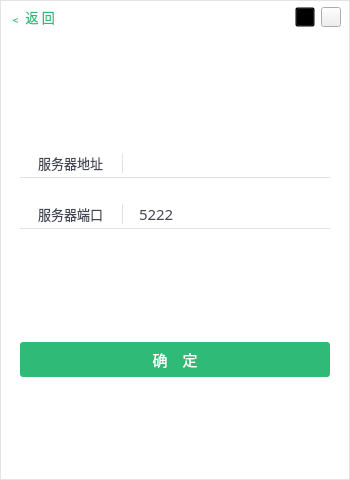
<?xml version="1.0" encoding="UTF-8"?>
<ui version="4.0">
 <class>STServerConfigClass</class>
 <widget class="QWidget" name="STServerConfigClass">
  <property name="geometry">
   <rect>
    <x>0</x>
    <y>0</y>
    <width>350</width>
    <height>480</height>
   </rect>
  </property>
  <property name="minimumSize">
   <size>
    <width>350</width>
    <height>480</height>
   </size>
  </property>
  <property name="maximumSize">
   <size>
    <width>350</width>
    <height>480</height>
   </size>
  </property>
  <property name="windowTitle">
   <string>STServerConfig</string>
  </property>
  <layout class="QVBoxLayout" name="verticalLayout">
   <property name="spacing">
    <number>0</number>
   </property>
   <property name="leftMargin">
    <number>0</number>
   </property>
   <property name="topMargin">
    <number>0</number>
   </property>
   <property name="rightMargin">
    <number>0</number>
   </property>
   <property name="bottomMargin">
    <number>0</number>
   </property>
   <item>
    <widget class="QWidget" name="widTop" native="true">
     <property name="minimumSize">
      <size>
       <width>0</width>
       <height>35</height>
      </size>
     </property>
     <property name="maximumSize">
      <size>
       <width>16777215</width>
       <height>35</height>
      </size>
     </property>
     <property name="styleSheet">
      <string notr="true">
QWidget#widTop {background-color: #ffffff;border-top: 1px solid #e3e3e3;
border-left: 1px solid #e3e3e3;
border-right: 1px solid #e3e3e3;}</string>
     </property>
     <layout class="QHBoxLayout" name="horizontalLayout_10">
      <property name="spacing">
       <number>0</number>
      </property>
      <property name="leftMargin">
       <number>9</number>
      </property>
      <property name="topMargin">
       <number>0</number>
      </property>
      <property name="rightMargin">
       <number>0</number>
      </property>
      <property name="bottomMargin">
       <number>0</number>
      </property>
      <item>
       <widget class="QPushButton" name="pb2Login">
        <property name="font">
         <font>
          <family>微软雅黑</family>
          <pointsize>10</pointsize>
          <weight>50</weight>
          <italic>false</italic>
          <bold>false</bold>
         </font>
        </property>
        <property name="styleSheet">
         <string notr="true">

QPushButton {
	color: #30ba78;
	font:10pt &quot;微软雅黑&quot;;
    background-repeat:no-repeat;
    border:none;
}
QPushButton:hover:!pressed {
	color: #6dcea0;
}</string>
        </property>
        <property name="text">
         <string>﹤ 返 回</string>
        </property>
        <property name="flat">
         <bool>true</bool>
        </property>
       </widget>
      </item>
      <item>
       <spacer name="horizontalSpacer_5">
        <property name="orientation">
         <enum>Qt::Horizontal</enum>
        </property>
        <property name="sizeHint" stdset="0">
         <size>
          <width>448</width>
          <height>20</height>
         </size>
        </property>
       </spacer>
      </item>
      <item>
       <widget class="QWidget" name="widget_17" native="true">
        <layout class="QHBoxLayout" name="horizontalLayout_9">
         <property name="topMargin">
          <number>0</number>
         </property>
         <property name="bottomMargin">
          <number>0</number>
         </property>
         <item>
          <widget class="QPushButton" name="pbMinimum">
           <property name="minimumSize">
            <size>
             <width>20</width>
             <height>20</height>
            </size>
           </property>
           <property name="maximumSize">
            <size>
             <width>20</width>
             <height>20</height>
            </size>
           </property>
           <property name="styleSheet">
            <string notr="true">QPushButton{
	background: transparent;
	border-image: url(:/SoftTerminal/images/minimum.png);}

QPushButton:hover:!pressed {
	background-color: rgb(218, 218, 218);
}</string>
           </property>
           <property name="text">
            <string/>
           </property>
          </widget>
         </item>
         <item>
          <widget class="QPushButton" name="pbClose">
           <property name="minimumSize">
            <size>
             <width>20</width>
             <height>20</height>
            </size>
           </property>
           <property name="maximumSize">
            <size>
             <width>20</width>
             <height>20</height>
            </size>
           </property>
           <property name="styleSheet">
            <string notr="true">
QPushButton{border-image: url(:/SoftTerminal/images/close.png);}

QPushButton:hover:!pressed {
	
	background-color: #ff6741;
}</string>
           </property>
           <property name="text">
            <string/>
           </property>
          </widget>
         </item>
        </layout>
       </widget>
      </item>
     </layout>
    </widget>
   </item>
   <item>
    <widget class="QWidget" name="widBottom" native="true">
     <property name="styleSheet">
      <string notr="true">QWidget#widBottom {background-color: #ffffff;border-bottom: 1px solid #e3e3e3;
border-left: 1px solid #e3e3e3;
border-right: 1px solid #e3e3e3;}</string>
     </property>
     <layout class="QVBoxLayout" name="verticalLayout_2">
      <property name="leftMargin">
       <number>0</number>
      </property>
      <property name="topMargin">
       <number>0</number>
      </property>
      <property name="rightMargin">
       <number>0</number>
      </property>
      <property name="bottomMargin">
       <number>0</number>
      </property>
      <item>
       <spacer name="verticalSpacer">
        <property name="orientation">
         <enum>Qt::Vertical</enum>
        </property>
        <property name="sizeHint" stdset="0">
         <size>
          <width>20</width>
          <height>40</height>
         </size>
        </property>
       </spacer>
      </item>
      <item>
       <widget class="QWidget" name="widget" native="true">
        <layout class="QHBoxLayout" name="horizontalLayout">
         <property name="spacing">
          <number>0</number>
         </property>
         <property name="leftMargin">
          <number>20</number>
         </property>
         <property name="topMargin">
          <number>10</number>
         </property>
         <property name="rightMargin">
          <number>20</number>
         </property>
         <property name="bottomMargin">
          <number>5</number>
         </property>
         <item>
          <widget class="QWidget" name="widget_8" native="true">
           <property name="minimumSize">
            <size>
             <width>0</width>
             <height>30</height>
            </size>
           </property>
           <property name="maximumSize">
            <size>
             <width>16777215</width>
             <height>30</height>
            </size>
           </property>
           <property name="styleSheet">
            <string notr="true">QWidget#widget_8{border: 0px;border-bottom: 1px solid #e3e3e3;}
</string>
           </property>
           <layout class="QHBoxLayout" name="horizontalLayout_7">
            <property name="leftMargin">
             <number>5</number>
            </property>
            <property name="topMargin">
             <number>5</number>
            </property>
            <property name="rightMargin">
             <number>5</number>
            </property>
            <property name="bottomMargin">
             <number>5</number>
            </property>
            <item>
             <widget class="QLabel" name="label">
              <property name="font">
               <font>
                <family>微软雅黑</family>
                <pointsize>10</pointsize>
               </font>
              </property>
              <property name="styleSheet">
               <string notr="true">color: rgb(67, 69, 85);</string>
              </property>
              <property name="text">
               <string>　服务器地址　</string>
              </property>
             </widget>
            </item>
            <item>
             <widget class="QWidget" name="widget_9" native="true">
              <property name="minimumSize">
               <size>
                <width>10</width>
                <height>0</height>
               </size>
              </property>
              <property name="maximumSize">
               <size>
                <width>10</width>
                <height>16777215</height>
               </size>
              </property>
              <property name="font">
               <font>
                <family>Adobe Arabic</family>
               </font>
              </property>
              <property name="styleSheet">
               <string notr="true">border: 0px;border-left: 1px solid #e3e3e3;
</string>
              </property>
             </widget>
            </item>
           </layout>
          </widget>
         </item>
         <item>
          <widget class="QLineEdit" name="leServerIP">
           <property name="minimumSize">
            <size>
             <width>0</width>
             <height>30</height>
            </size>
           </property>
           <property name="maximumSize">
            <size>
             <width>16777215</width>
             <height>30</height>
            </size>
           </property>
           <property name="font">
            <font>
             <family>微软雅黑</family>
             <pointsize>11</pointsize>
            </font>
           </property>
           <property name="styleSheet">
            <string notr="true">color: rgb(67, 69, 85);border: 0px;border-bottom: 1px solid #e3e3e3;
</string>
           </property>
           <property name="maxLength">
            <number>20</number>
           </property>
          </widget>
         </item>
        </layout>
       </widget>
      </item>
      <item>
       <widget class="QWidget" name="widget_2" native="true">
        <layout class="QHBoxLayout" name="horizontalLayout_2">
         <property name="spacing">
          <number>0</number>
         </property>
         <property name="leftMargin">
          <number>20</number>
         </property>
         <property name="topMargin">
          <number>10</number>
         </property>
         <property name="rightMargin">
          <number>20</number>
         </property>
         <property name="bottomMargin">
          <number>5</number>
         </property>
         <item>
          <widget class="QWidget" name="widget_10" native="true">
           <property name="minimumSize">
            <size>
             <width>0</width>
             <height>30</height>
            </size>
           </property>
           <property name="maximumSize">
            <size>
             <width>16777215</width>
             <height>30</height>
            </size>
           </property>
           <property name="styleSheet">
            <string notr="true">QWidget#widget_10{border: 0px;border-bottom: 1px solid #e3e3e3;}
</string>
           </property>
           <layout class="QHBoxLayout" name="horizontalLayout_8">
            <property name="leftMargin">
             <number>5</number>
            </property>
            <property name="topMargin">
             <number>5</number>
            </property>
            <property name="rightMargin">
             <number>5</number>
            </property>
            <property name="bottomMargin">
             <number>5</number>
            </property>
            <item>
             <widget class="QLabel" name="label_2">
              <property name="font">
               <font>
                <family>微软雅黑</family>
                <pointsize>10</pointsize>
               </font>
              </property>
              <property name="styleSheet">
               <string notr="true">color: rgb(67, 69, 85);</string>
              </property>
              <property name="text">
               <string>　服务器端口　</string>
              </property>
             </widget>
            </item>
            <item>
             <widget class="QWidget" name="widget_11" native="true">
              <property name="minimumSize">
               <size>
                <width>10</width>
                <height>0</height>
               </size>
              </property>
              <property name="maximumSize">
               <size>
                <width>10</width>
                <height>16777215</height>
               </size>
              </property>
              <property name="font">
               <font>
                <family>Adobe Arabic</family>
               </font>
              </property>
              <property name="styleSheet">
               <string notr="true">border: 0px;border-left: 1px solid #e3e3e3;
</string>
              </property>
             </widget>
            </item>
           </layout>
          </widget>
         </item>
         <item>
          <widget class="QLineEdit" name="leServerPort">
           <property name="minimumSize">
            <size>
             <width>0</width>
             <height>30</height>
            </size>
           </property>
           <property name="maximumSize">
            <size>
             <width>16777215</width>
             <height>30</height>
            </size>
           </property>
           <property name="font">
            <font>
             <family>微软雅黑</family>
             <pointsize>11</pointsize>
            </font>
           </property>
           <property name="styleSheet">
            <string notr="true">color: rgb(67, 69, 85);border: 0px;border-bottom: 1px solid #e3e3e3;
</string>
           </property>
           <property name="text">
            <string>5222</string>
           </property>
           <property name="maxLength">
            <number>20</number>
           </property>
          </widget>
         </item>
        </layout>
       </widget>
      </item>
      <item>
       <spacer name="verticalSpacer_2">
        <property name="orientation">
         <enum>Qt::Vertical</enum>
        </property>
        <property name="sizeHint" stdset="0">
         <size>
          <width>20</width>
          <height>40</height>
         </size>
        </property>
       </spacer>
      </item>
      <item>
       <widget class="QWidget" name="widget_5" native="true">
        <layout class="QHBoxLayout" name="horizontalLayout_4">
         <property name="spacing">
          <number>0</number>
         </property>
         <property name="leftMargin">
          <number>20</number>
         </property>
         <property name="topMargin">
          <number>0</number>
         </property>
         <property name="rightMargin">
          <number>20</number>
         </property>
         <property name="bottomMargin">
          <number>0</number>
         </property>
         <item>
          <widget class="QPushButton" name="pbConfirm">
           <property name="minimumSize">
            <size>
             <width>0</width>
             <height>35</height>
            </size>
           </property>
           <property name="maximumSize">
            <size>
             <width>16777215</width>
             <height>35</height>
            </size>
           </property>
           <property name="font">
            <font>
             <family>微软雅黑</family>
             <pointsize>11</pointsize>
            </font>
           </property>
           <property name="styleSheet">
            <string notr="true">

QPushButton {
	border-radius: 3px;
	color: rgb(255, 255, 255);
	background-color: rgb(48, 186, 120);
}
QPushButton:hover:pressed {
	background-color: rgb(48, 186, 120);
}
QPushButton:hover:!pressed {
	
	background-color: rgb(109, 206, 160);
}</string>
           </property>
           <property name="text">
            <string>确　定</string>
           </property>
          </widget>
         </item>
        </layout>
       </widget>
      </item>
      <item>
       <spacer name="verticalSpacer_3">
        <property name="orientation">
         <enum>Qt::Vertical</enum>
        </property>
        <property name="sizeHint" stdset="0">
         <size>
          <width>20</width>
          <height>40</height>
         </size>
        </property>
       </spacer>
      </item>
     </layout>
    </widget>
   </item>
  </layout>
 </widget>
 <resources>
  <include location="../res/softterminal.qrc"/>
 </resources>
 <connections/>
</ui>
